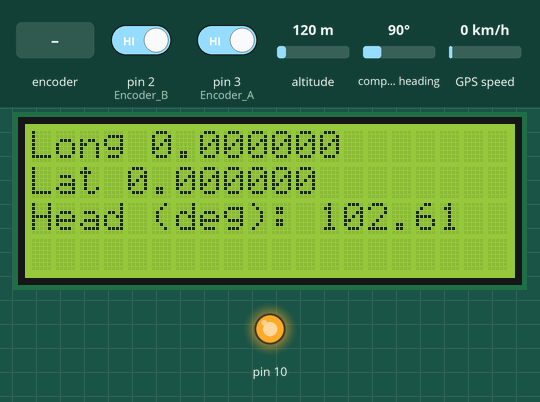
Bench run of a sketch on a simulated Arduino Uno, built with avr-gcc and run on an emulated ATmega328P. On the bench: 20×4 character LCD, output pins drawn as LEDs (lit = HIGH). The inputs (shaded band) are chosen by the test bench; at power-on: altitude 120 m, compass heading 90°, pin 2 (Encoder_B) HIGH, pin 3 (Encoder_A) HIGH, GPS speed 0 km/h. The GPS gets a fix after 3 s at 37.7749, -122.4194 with 8 satellites; what the sketch prints to the serial monitor is not drawn.

Above: at 1.2 s.
1.3 s: rotary encoder on pin 3 (Encoder_A) / pin 2 (Encoder_B) turned 1 step (first pin leading)
At 4.3 s:
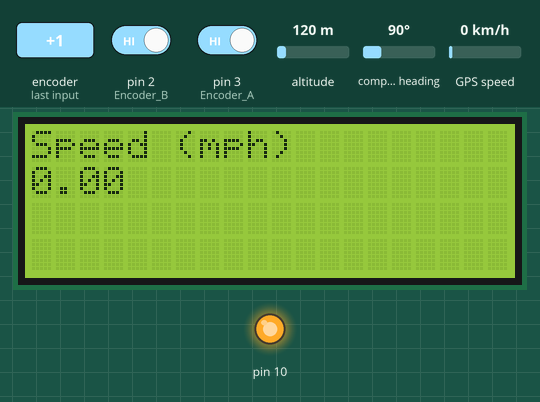
5.0 s: rotary encoder on pin 3 (Encoder_A) / pin 2 (Encoder_B) turned 3 steps (first pin leading)
At 6.1 s:
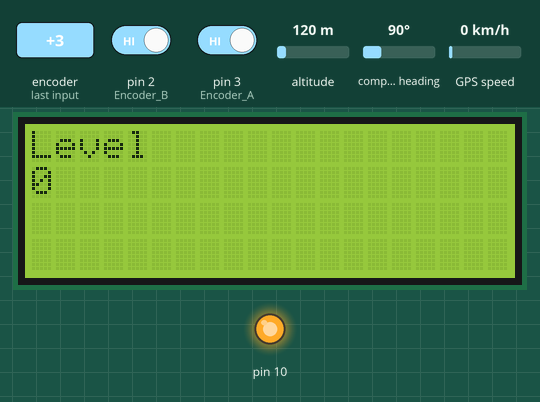
7.3 s: altitude set to 20 m
At 11.1 s:
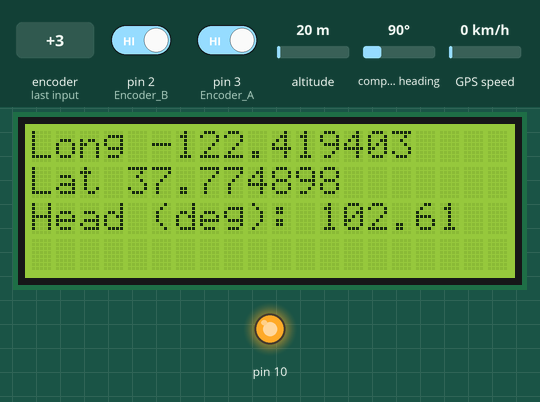
11.3 s: compass heading set to 7°
At 12.4 s:
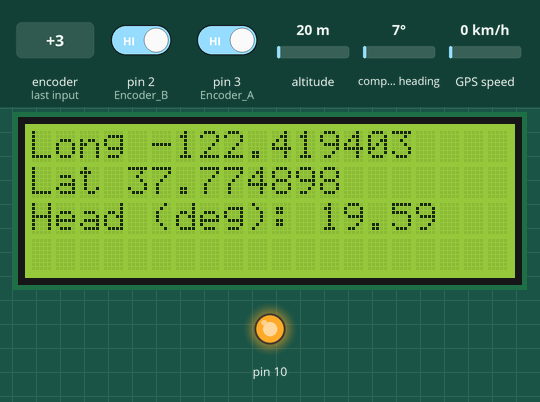
12.9 s: rotary encoder on pin 3 (Encoder_A) / pin 2 (Encoder_B) turned 3 steps (first pin leading)
At 14.6 s:
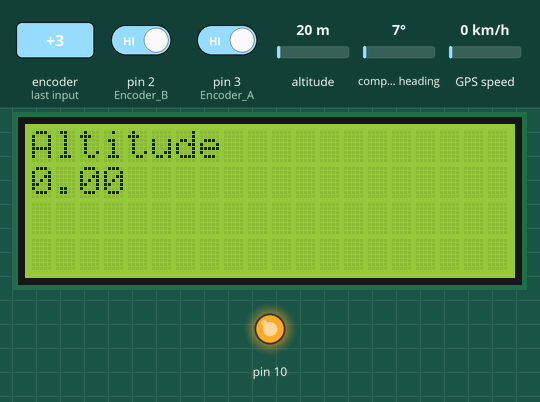
15.1 s: rotary encoder on pin 3 (Encoder_A) / pin 2 (Encoder_B) turned 3 steps (first pin leading)
At 15.7 s:
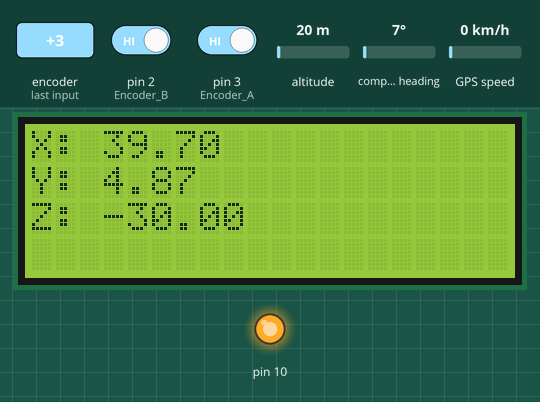
Timing chart, 0 to 18.1 s (numbered marks = the images above; inputs shaded):
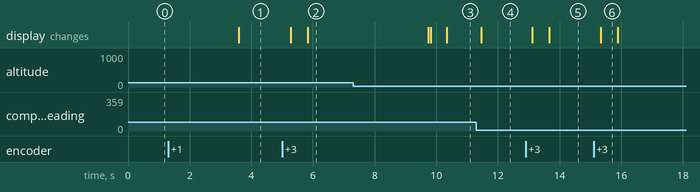

The sketch:

test_gps.ino
```cpp
#include <SoftwareSerial.h>
#include <TinyGPS.h>
#include <LiquidCrystal.h>
#include <Wire.h>
#include <Adafruit_Sensor.h>
#include <Adafruit_HMC5883_U.h>
Adafruit_HMC5883_Unified mag = Adafruit_HMC5883_Unified(12345);
void  Encoder_san();
//==============================================
//Set Encoder pin
//==============================================
const int Encoder_A =  3;            // Incremental Encoder singal A is PD3
const int Encoder_B =  2;            // Incremental Encoder singal B is PD2
//const int ledPin    =  13;
unsigned int Encoder_number=0;
 int state=0;

LiquidCrystal lcd(8, 9, 4, 5, 6, 7);

SoftwareSerial mySerial(11, 12); // RX, TX
TinyGPS gps;

void gpsdump(TinyGPS &gps);
float printFloat(double f, int digits = 6);
float mph;
float alt;
long lat, lon;
float flat, flon;
unsigned long age, date, time, chars;
byte month, day, hour, minute, second, hundredths;
int level;
int year;
void setup()
{

 // Open serial communications and wait for port to open:

  Serial.begin(9600);
  lcd.begin(20, 4);   // start the library
  pinMode(10,OUTPUT);
  digitalWrite(10, 1);

  // set the data rate for the SoftwareSerial port
  mySerial.begin(9600);


    pinMode(Encoder_A, INPUT);
  pinMode(Encoder_B, INPUT);
  digitalWrite(Encoder_A, 1);
  digitalWrite(Encoder_B, 1);
  //========================================
  attachInterrupt(1, Encoder_san, FALLING);        //interrupts: numbers 0 (on digital pin 2) and 1 (on digital pin 3).

  if(!mag.begin())
  {
    /* There was a problem detecting the HMC5883 ... check your connections */
    Serial.println("Ooops, no HMC5883 detected ... Check your wiring!");
    while(1);
  }
}

void loop() // run over and over
{
  sensors_event_t event;
  mag.getEvent(&event);
   if (Encoder_number > 5) {
      Encoder_number = 0;
    }


    lcd.clear();
   switch (Encoder_number) {
    case 1:
       lcd.setCursor(0,0);
       lcd.print("Speed (mph)");
       lcd.setCursor(0,1);
       lcd.print(mph);
      break;
    case 2:
       lcd.setCursor(0,0);
       lcd.print("Date: "); lcd.print(static_cast<int>(month)); lcd.print("/");
       lcd.print(static_cast<int>(day)); lcd.print("/"); lcd.print(year);
       lcd.setCursor(0,1);
       lcd.print("Time: "); lcd.print(static_cast<int>(hour)); lcd.print(":");
       lcd.print(static_cast<int>(minute)); lcd.print(":"); lcd.print(static_cast<int>(second));
       lcd.print("."); lcd.print(static_cast<int>(hundredths));
      break;
     case 3:
       lcd.setCursor(0,0);
       lcd.print("Altitude");
       lcd.setCursor(0,1);
       lcd.print(alt);
      break;
      case 4:
       lcd.setCursor(0,0);
       lcd.print("Level");
       lcd.setCursor(0,1);
       lcd.print(level);
      break;
      case 5:
        lcd.setCursor(0,0);
        lcd.print("X: ");
        lcd.print(event.magnetic.x);
        lcd.setCursor(0,1);
        lcd.print("Y: ");
        lcd.print(event.magnetic.y);
        lcd.setCursor(0,2);
        lcd.print("Z: ");
        lcd.print(event.magnetic.z);
        break;
    default:
       lcd.setCursor(0,0);
       lcd.print("Long ");
       lcd.print(flon, 6);
       lcd.setCursor(0,1);
       lcd.print("Lat ");
       lcd.print(flat, 6);


  float heading = atan2(event.magnetic.y, event.magnetic.x);
  float declinationAngle = 0.22;
  heading += declinationAngle;
  if(heading < 0)
    heading += 2*PI;
  if(heading > 2*PI)
    heading -= 2*PI;
  float headingDegrees = heading * 180/M_PI;
  lcd.setCursor(0,2);
  lcd.print("Head (deg): "); lcd.print(headingDegrees);


  }


  bool newdata = false;
  unsigned long start = millis();

  // Every 5 seconds we print an update
  while (millis() - start < 5000) {
    if (mySerial.available()) {
      char c = mySerial.read();
      // Serial.print(c);  // uncomment to see raw GPS data
      if (gps.encode(c)) {
        newdata = true;
         break;  // uncomment to print new data immediately!
      }
    }
  }

  if (newdata) {
    Serial.println("Acquired Data");
    Serial.println("-------------");
    gpsdump(gps);
    Serial.println("-------------");
    Serial.println();
  }

}

void gpsdump(TinyGPS &gps)
{
  //long lat, lon;
  //float flat, flon;
  //unsigned long age, date, time, chars;
  //int year;
  //byte month, day, hour, minute, second, hundredths;
  unsigned short sentences, failed;

  gps.get_position(&lat, &lon, &age);
  Serial.print("Lat/Long(10^-5 deg): "); Serial.print(lat); Serial.print(", "); Serial.print(lon);
  Serial.print(" Fix age: "); Serial.print(age); Serial.println("ms.");

  // On Arduino, GPS characters may be lost during lengthy Serial.print()
  // On Teensy, Serial prints to USB, which has large output buffering and
  //   runs very fast, so it's not necessary to worry about missing 4800
  //   baud GPS characters.

  gps.f_get_position(&flat, &flon, &age);
  Serial.print("Lat/Long(float): "); printFloat(flat, 7); Serial.print(", "); printFloat(flon, 7);
  Serial.print(" Fix age: "); Serial.print(age); Serial.println("ms.");

  gps.get_datetime(&date, &time, &age);
  Serial.print("Date(ddmmyy): "); Serial.print(date); Serial.print(" Time(hhmmsscc): ");
    Serial.print(time);
  Serial.print(" Fix age: "); Serial.print(age); Serial.println("ms.");

  gps.crack_datetime(&year, &month, &day, &hour, &minute, &second, &hundredths, &age);
  Serial.print("Date: "); Serial.print(static_cast<int>(month)); Serial.print("/");
    Serial.print(static_cast<int>(day)); Serial.print("/"); Serial.print(year);
  Serial.print("  Time: "); Serial.print(static_cast<int>(hour)); Serial.print(":");
    Serial.print(static_cast<int>(minute)); Serial.print(":"); Serial.print(static_cast<int>(second));
    Serial.print("."); Serial.print(static_cast<int>(hundredths));
  Serial.print("  Fix age: ");  Serial.print(age); Serial.println("ms.");

  Serial.print("Alt(cm): "); Serial.print(gps.altitude()); Serial.print(" Course(10^-2 deg): ");
    Serial.print(gps.course()); Serial.print(" Speed(10^-2 knots): "); Serial.println(gps.speed());
  Serial.print("Alt(float): "); printFloat(gps.f_altitude()); Serial.print(" Course(float): ");
    printFloat(gps.f_course()); Serial.println();
  Serial.print("Speed(knots): "); printFloat(gps.f_speed_knots()); Serial.print(" (mph): ");
    printFloat(gps.f_speed_mph());
  Serial.print(" (mps): "); printFloat(gps.f_speed_mps()); Serial.print(" (kmph): ");
    printFloat(gps.f_speed_kmph()); Serial.println();

    mph=printFloat(gps.f_speed_mph());
    alt=printFloat(gps.f_altitude());


  gps.stats(&chars, &sentences, &failed);
  Serial.print("Stats: characters: "); Serial.print(chars); Serial.print(" sentences: ");
    Serial.print(sentences); Serial.print(" failed checksum: "); Serial.println(failed);


}

float printFloat(double number, int digits)
{
  // Handle negative numbers
  if (number < 0.00000) {
     Serial.print('-');
     number = -number;
  }

  // Round correctly so that print(1.999, 2) prints as "2.00"
  int rounding = 0.5;
  for (uint8_t i=0; i<digits; ++i)
    rounding /= 10.0;

  number += rounding;

  // Extract the integer part of the number and print it
  unsigned long int_part = (unsigned long)number;
  double remainder = number - (double)int_part;
  Serial.print(int_part);

  // Print the decimal point, but only if there are digits beyond
  if (digits > 0)
    Serial.print(".");

  // Extract digits from the remainder one at a time
  while (digits-- > 0) {
    remainder *= 10.0;
    int toPrint = int(remainder);
    Serial.print(toPrint);
    remainder -= toPrint;
  }
}


 void Encoder_san()
{

        if(digitalRead(Encoder_B))
          {
             Encoder_number++;
          }
        else
          {
            Encoder_number--;
          }
          state=1;
}
```

Measured:
- after the input at 1.3 s, the display: changes after 2.3 s (image 1)
- after the input at 5.0 s, the display: first changes after 0.27 s (image 2 shows a later state)
- after the input at 7.3 s, the display: first changes after 2.4 s (image 3 shows a later state)
- after the input at 11.3 s, the display: changes after 0.16 s (image 4)
- after the input at 12.9 s, the display: first changes after 0.22 s (image 5 shows a later state)
- after the input at 15.1 s, the display: changes after 0.24 s (image 6)
